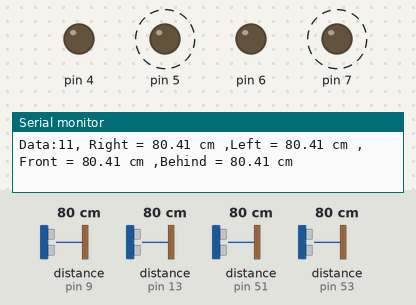
A sketch run on a simulated Arduino Mega 2560, built with avr-gcc and run on an emulated ATmega2560. Shown: output pins drawn as LEDs (lit = HIGH), the last lines printed to the serial monitor. Dashed ring = blinking. The inputs (shaded band) are chosen by the test bench; at power-on: distance to the obstacle (sensors on pin 53, pin 13, pin 9, pin 51) 80 cm. The echo pulse lasts 58.3 µs per cm; pins used as bus, display or sensor lines are not drawn.

Above: at 1.2 s.
1.3 s: distance to the obstacle (sensor on pin 53) set to 37 cm
At 1.85 s:
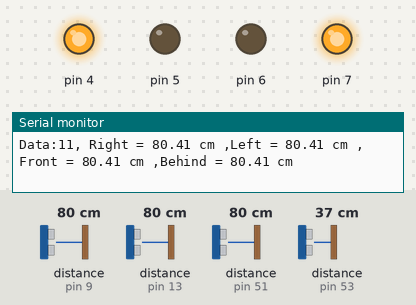
4.3 s: distance to the obstacle (sensor on pin 53) set to 31 cm
At 7.0 s:
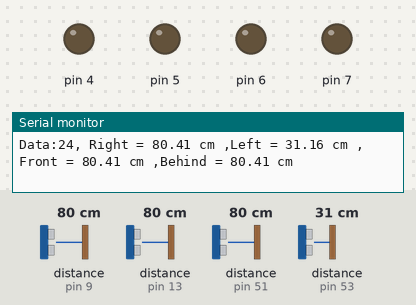
7.3 s: distance to the obstacle (sensor on pin 13) set to 11 cm
10.3 s: distance to the obstacle (sensor on pin 13) set to 8 cm
13.3 s: distance to the obstacle (sensor on pin 9) set to 2 cm
At 15.4 s:
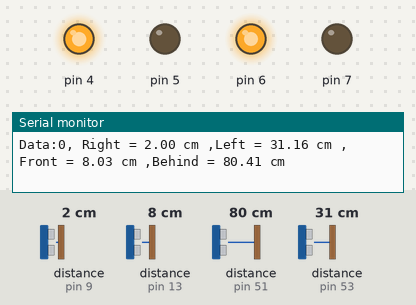
Timing chart, 0 to 20.3 s (numbered marks = the images above; inputs shaded):
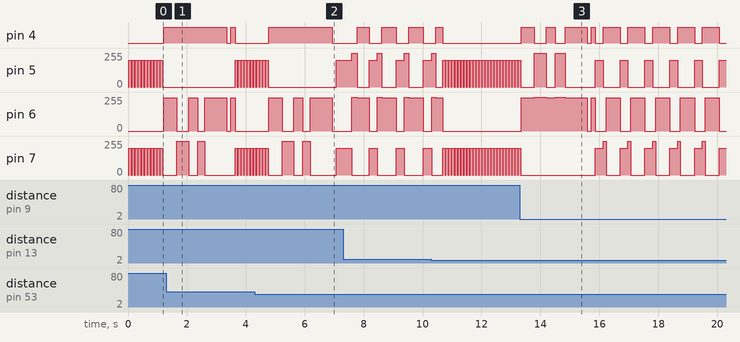

The sketch:

mid_exam.ino
```cpp
int timer=0, stopcount=0;
int mode=0,changecount=0,backcount=0,aroundcount=0;
int MoveLeftCount=0,MoveRightCount=0;
float Dis_Left[30],Dis_Right[30];
float PreFront, PreRight, PreLeft, PreBehind;
float duration, Front, Right, Left, Behind;

void Regulate();

//前後左右四個超音波
void DistanceCalc(){

  PreRight=Right;
  PreLeft=Left;
  PreFront=Front;
  PreBehind=Behind;
  //右超音波
  digitalWrite(8, HIGH);
  delayMicroseconds(1000);
  digitalWrite(8, LOW);
  duration = pulseIn (9, HIGH);
  Right = (duration/2)/29;
  Serial.print("Data:");
  Serial.print (timer/1000);
  Serial.print(", Right = ");
  Serial.print(Right);
  Serial.print(" cm ,");
  //左超音波
  digitalWrite(52, HIGH);
  delayMicroseconds(1000);
  digitalWrite(52, LOW);
  duration = pulseIn (53, HIGH);
  Left = (duration/2)/29;
  Serial.print("Left = ");
  Serial.print(Left);
  Serial.print(" cm ,");
  //前超音波
  digitalWrite(12, HIGH);
  delayMicroseconds(1000);
  digitalWrite(12, LOW);
  duration = pulseIn (13, HIGH);
  Front = (duration/2)/29;
  Serial.print("Front = ");
  Serial.print(Front);
  Serial.print(" cm ,");
  //後超音波
  digitalWrite(50, HIGH);
  delayMicroseconds(1000);
  digitalWrite(50, LOW);
  duration = pulseIn (51, HIGH);
  Behind = (duration/2)/29;
  Serial.print("Behind = ");
  Serial.print(Behind);
  Serial.println(" cm");
  timer = timer + 1000;
}

//單純右轉
void MoveRight(int Speed){
  analogWrite(4, 0);
  analogWrite(5, Speed);
  analogWrite(6, Speed);
  analogWrite(7, 0);
}

//單純左轉
void MoveLeft(int Speed){
  analogWrite(4, Speed);
  analogWrite(5, 0);
  analogWrite(6, 0);
  analogWrite(7, Speed);
}

//單純前進
void MoveForward(int Speed){
  analogWrite(4, Speed);
  analogWrite(5, 0);
  analogWrite(6, Speed-5);
  analogWrite(7, 0);
}

//單純後退
void MoveBack(int Speed){
  analogWrite(4, 0);
  analogWrite(5, Speed);
  analogWrite(6, 0);
  analogWrite(7, Speed);
}

//完全停止
void Stop(){
  analogWrite(4, 0);
  analogWrite(5, 0);
  analogWrite(6, 0);
  analogWrite(7, 0);
}

//左轉90度，包裝好的
void TurnLeft(){
  //先退到左轉前的位置
  //退10次，或退到sensor對齊牆壁
  int x=0;
  while(Left>10){
    MoveBack(200);
    delay(80);
    Stop();
    DistanceCalc();
    x++;
    if(x>10) break;
  }

  //前進再左轉再前進再左轉
  MoveForward(255);
  delay(450);
  MoveLeft(255);
  delay(400);
  MoveForward(255);
  delay(300);
  MoveLeft(255);
  delay(250);
  MoveForward(255);
  delay(150);
  MoveForward(255);
  delay(600);

  //如果還沒轉夠，再前進再左轉
  //若要確保轉彎一定能成功，i的上限可以設5
  for(int i=1;i<1;++i){
    DistanceCalc();
    //完全轉完了，左右sensor距離會變很小
    if(Left<=8 && Right <=8){
      break;
    }
    MoveBack(255);
    delay(80);
    MoveLeft(255);
    delay(80);
    MoveForward(255);
    delay(300);
    MoveLeft(255);
    delay(80);
    if(i==4){
      MoveRight(255);
      delay(200);
    }
  }
}

//右轉90度，包裝好的
//與左轉相同，MoveLeft全部改成MoveRight
void TurnRight(){
  int x=0;
  while(Right>10){
    MoveBack(200);
    delay(80);
    Stop();
    DistanceCalc();
    if(x>10) break;
  }
  MoveForward(255);
  delay(450);
  MoveRight(255);
  delay(400);
  MoveForward(255);
  delay(300);
  MoveRight(255);
  delay(350);
  MoveForward(255);
  delay(150);
  MoveForward(255);
  delay(600);
  for(int i=1;i<1;++i){
    DistanceCalc();
    if(Left<=8 && Right <=8){
      break;
    }
    MoveBack(255);
    delay(80);
    MoveRight(255);
    delay(80);
    MoveForward(255);
    delay(300);
    MoveRight(255);
    delay(80);
    if(i==4){
      MoveLeft(255);
      delay(200);
    }
  }
}

//迴轉，包裝好的
void TurnAround(){
  stopcount=0;  //計算卡住多久了
  aroundcount=0;  //暫存目前迴轉的狀態
  //剛開始要迴轉時
  while(aroundcount==0){
    DistanceCalc();

    //如果卡住了，前後扭動
    if(stopcount>=3){
      stopcount=0;
      MoveForward(255);
      delay(50);
      MoveBack(255);
      delay(150);
    }

    //持續往右轉
    MoveRight(255);
    delay(200);

    //如果上次前sensor距離與這次差不多，有可能是卡住
    if( (PreFront-Front>-1 && PreFront-Front<1) ){
      stopcount++;
    }

    //左邊sensor大於15，代表已經轉半圈了
    if(Left>15){
      aroundcount=1;
    }
  }

  //已經轉半圈之後的狀態
  while(aroundcount==1){
    DistanceCalc();

    //卡住處理
    if(stopcount>=3){
      stopcount=0;
      MoveForward(255);
      delay(50);
      MoveBack(255);
      delay(150);
    }

    //持續右轉
    MoveRight(255);
    delay(100);

    //可能卡住的計算
    if( (PreFront-Front>-1 && PreFront-Front<1) ){
      stopcount++;
    }

    //如果左邊sensor又小於10
    //迴轉結束
    if(Left<10){
      aroundcount=2;
    }
  }
}

//卡住時的校正
void Regulate(){
  DistanceCalc();

  //左邊較近，往右轉
  if(Left<Right){
    MoveRight(255);
    delay(150);
  }
  //右邊較近，往左轉
  else{
    MoveLeft(255);
    delay(100);
  }

  //原先是先左右扭動
  //找出sensor最小值的點轉回去
/*  int MinL=99,MinR=99,MinL_i=2.5,MinR_i=2.5;
  int i;

  MoveLeft(255);
  delay(200);

  MoveRight(200);

  for(i=0;i<6;++i){
    Stop();
    DistanceCalc();
    Dis_Left[i]=Left;
    Dis_Right[i]=Right;
    if(Left<MinL){
      MinL=Left;
      MinL_i=i;
    }
    if(Right<MinR){
      MinR=Right;
      MinR_i=i;
    }
    MoveRight(200);
    delay(80);
  }

  MoveLeft(200);
  if(MinR_i+MinL_i<=12 && MinR_i+MinL_i>=0){
    if(MinR>10 && MinL_i<6 && MinL_i>0){
      delay( (6 - MinL_i) *60 );
    }
    else if(MinL>10 && MinR_i<6 && MinR_i>0){
      delay( (6 - MinR_i) *60 );
    }
    else{
      delay( (6 - ( MinR_i+MinL_i)/2 ) *60 );
    }
  }
  else{
    Stop();
    Regulate();
  }*/
}

void setup() {
  Serial.begin(9600);
  //右輪
  pinMode (4, OUTPUT);
  pinMode (5, OUTPUT);
  //左輪
  pinMode (6, OUTPUT);
  pinMode (7, OUTPUT);
  //右超音波
  pinMode (8, OUTPUT);
  pinMode (9, INPUT);
  //左超音波
  pinMode (52, OUTPUT);
  pinMode (53, INPUT);
  //前超音波
  pinMode (12, OUTPUT);
  pinMode (13, INPUT);
  //後超音波
  pinMode (50, OUTPUT);
  pinMode (51, INPUT);
}


void loop() {

  DistanceCalc();
  //mode0為一般前進模式
  if(mode==0){
    //changecount若不為0，為剛轉彎完
    //每次進這個if都會changecount--
    if(changecount){
      //剛轉彎完只會判斷卡住
      if(stopcount>=3){
        Serial.println("Regulate");
        stopcount=0;
        MoveBack(200);
        delay(500);
        Regulate();
      }
      //沒卡住就前進
      //避免連續轉彎兩次造成迴轉
      else{
        Serial.println("Forward");
        MoveForward(255);
        delay(100);
      }
      Serial.println("Noturn!!!!!!");
      Serial.println(changecount);
      --changecount;
    }
    //沒有剛轉彎完
    //一般時候
    else{
      //卡住就校正
      if(stopcount>=3){
        Serial.println("Regulate");
        stopcount=0;
        MoveBack(200);
        delay(250);
        Regulate();
        MoveForward(255);
        delay(200);
      }
      //如果左邊sensor大，左邊有路可以走
      else if(Left>35){
        Serial.println("TurnLeft");
        TurnLeft();
        Stop();
        changecount=1;
        delay(100);
      }
      //左邊沒路就直走
      else if(Front>35){
        Serial.println("Forward");
        MoveForward(255);
        delay(100);
      }
      //左邊、前面都沒路就右轉
      else if(Front<10&&Right>35){
        Serial.println("TurnRight");
        TurnRight();
        Stop();
        changecount=1;
        delay(100);
      }
      //前三面都卡住了就要迴轉了
      else if(Front<10&&Right<10&&Left<10){
        //backcount紀錄好像三面環壁
        //連續紀錄三次後轉為mode 1
        //迴轉模式
        ++backcount;
        if(backcount==3){
          mode=1;
          backcount=0;
          Stop();
          delay(300);
        }
      }
      //沒轉彎，沒岔路，沒死路
      //就一直直走
      else{
        backcount=0;
        Serial.println("Forward");
        MoveForward(255);
        delay(100);
      }
    }
    //紀錄有可能卡住了
    if( (PreFront-Front>-1 && PreFront-Front<1) ){
      stopcount++;
    }
  }
  //若mode不為0，即迴轉模式
  else{
    TurnAround();
    mode=0;
  }
}
```

Measured:
- the behaviour switches between 35 and 34 cm on distance to the obstacle (sensor on pin 53) (found by bisection; images 1 and 2)
- after the input at 13.3 s, pin 4: LOW → HIGH after 0.05 s, → LOW 0.45 s later, → HIGH 0.40 s later, → LOW 0.30 s later, … (18 changes in this stretch); pin 6: 0/255 → 250/255 after 0.05 s, → 255/255 0.45 s later, → 250/255 0.40 s later, → 255/255 0.30 s later, … (18 changes in this stretch)
- by itself, pin 7: repeats every 0.84 s: 200/255 0.27 s, 255/255 0.10 s, 0/255 0.47 s
